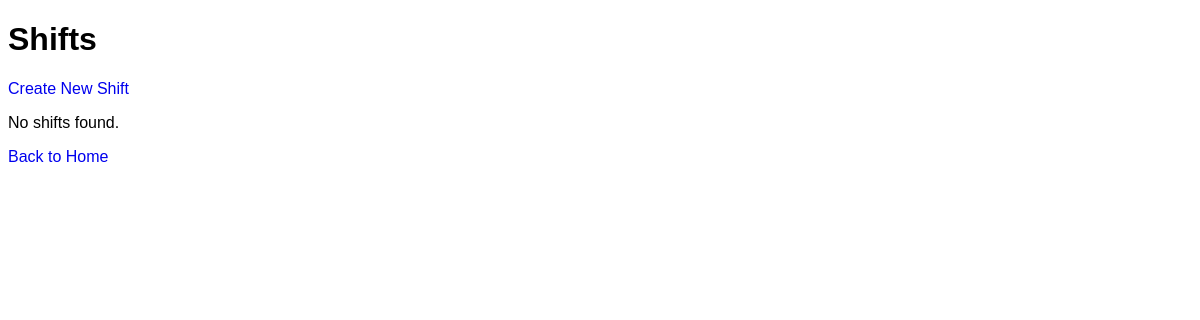
The app's page /shifts_ui, older data.
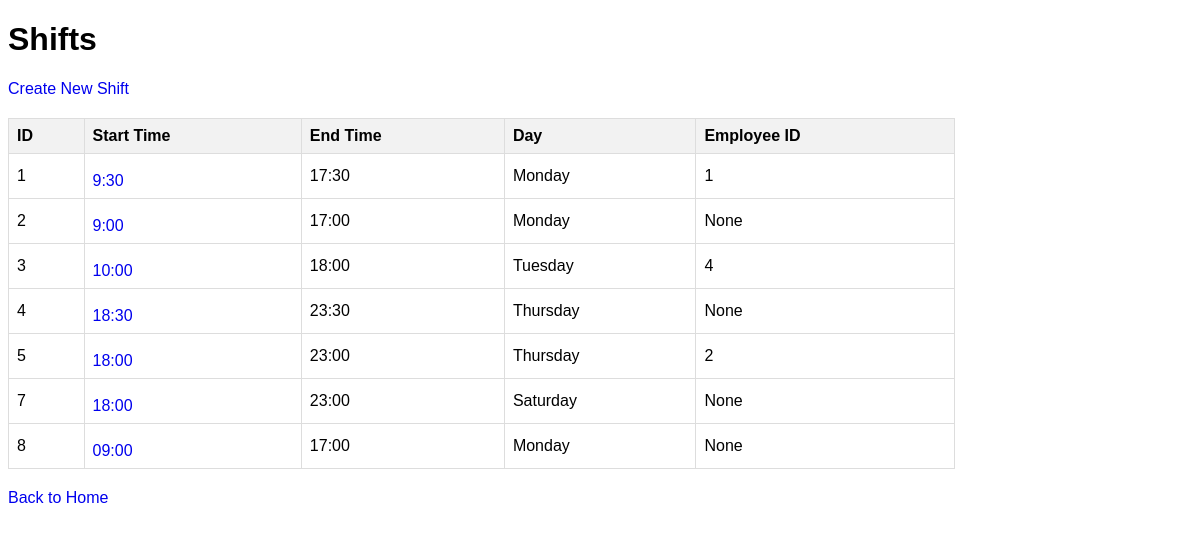
The same page, newer data.
### backend/models/models.py (models this page shows, shortened)
class Shift(db.Model):
    id = db.Column(db.Integer, primary_key=True)
    start_time = db.Column(db.String(10), nullable=False)
    end_time = db.Column(db.String(10), nullable=False)
    day = db.Column(db.String(20), nullable=False)
    employee_id = db.Column(db.Integer, db.ForeignKey('employee.id'), nullable=True)

### backend/app.py (the view)
@app.route('/shifts_ui')
def list_shifts_ui():
    shifts = get_shifts_data()
    return render_template('shifts.html', shifts=shifts)

### backend/app.py (called while the page is built)
def get_shifts_data():
    all_shifts = db.session.query(Shift).all()
    return shifts_schema.dump(all_shifts)

### backend/templates/shifts.html (shortened to what this page needs)
<!DOCTYPE html>
<html lang="en">
<head>
</head>
<body>
    <h1>Shifts</h1>
    <a href="{{ url_for('create_shift_ui') }}">Create New Shift</a>
    {% if shifts %}
    <table>
        <thead>
            <tr>
                <th>ID</th>
                <th>Start Time</th>
                <th>End Time</th>
                <th>Day</th>
                <th>Employee ID</th>
            </tr>
        </thead>
        <tbody>
            {% for shift in shifts %}
            <tr>
                <td>{{ shift.id }}</td>
                <td>
                    <a href="{{ url_for('shift_detail_ui', shift_id=shift.id) }}">{{ shift.start_time }}</a>
                </td>
                <td>{{ shift.end_time }}</td>
                <td>{{ shift.day }}</td>
                <td>{{ shift.employee_id }}</td>
            </tr>
            {% endfor %}
        </tbody>
    </table>
    {% else %}
        <p>No shifts found.</p>
    {% endif %}
    <p><a href="{{ url_for('index') }}">Back to Home</a></p>
</body>
</html>

Row changes from the older to the newer data that the page shows:
added Shift: id "1", start_time "9:30", end_time "17:30", day "Monday", employee_id "1"
added Shift: id "2", start_time "9:00", end_time "17:00", day "Monday", employee_id "None"
added Shift: id "3", start_time "10:00", end_time "18:00", day "Tuesday", employee_id "4"
added Shift: id "4", start_time "18:30", end_time "23:30", day "Thursday", employee_id "None"
added Shift: id "5", start_time "18:00", end_time "23:00", day "Thursday", employee_id "2"
added Shift: id "7", start_time "18:00", end_time "23:00", day "Saturday", employee_id "None"
added Shift: id "8", start_time "09:00", end_time "17:00", day "Monday", employee_id "None"
Text that changed along with them:
text no longer shown: "No shifts found."
text now shown: "ID Start Time End Time Day Employee ID"
